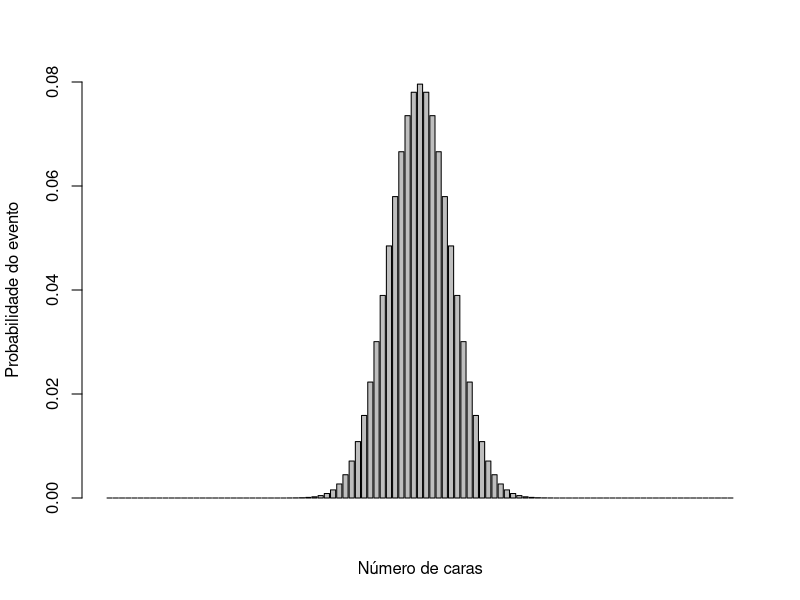
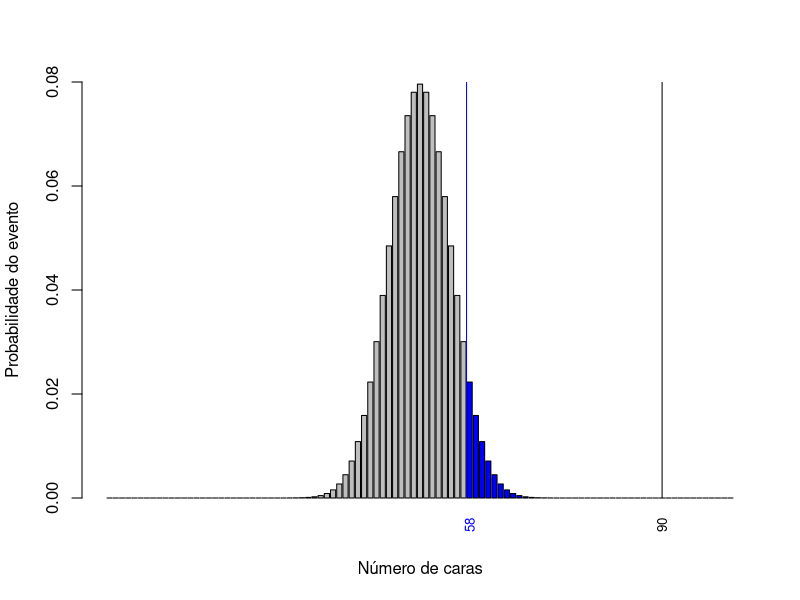

R code for these plots, in order:
aa<-barplot(dbinom(0:100, 100, 0.5), 
            beside = T, 
            ylim=c(0,0.08), 
            xlab = "N\u00FAmero de caras", 
            ylab = "Probabilidade do evento")
cores <- c(rep("gray", 58), rep("blue", 43))
barplot(dbinom(0:100, 100, 0.5), 
        beside = T, 
        ylim=c(0,0.08), 
        xlab = "N\u00FAmero de caras", 
        ylab = "Probabilidade do evento",
        col = cores,
        cex.main = .9)
abline(v = (aa[59]+aa[58])/2, col = "blue")
mtext("58", side = 1, line = 1, at = aa[59], cex = 0.8, las = 2, col = "blue")

abline(v = 107.5)
mtext("90", side = 1, line = 1, at = 107.5, cex = 0.8, las = 2)

rm(cores)
rm(aa)
